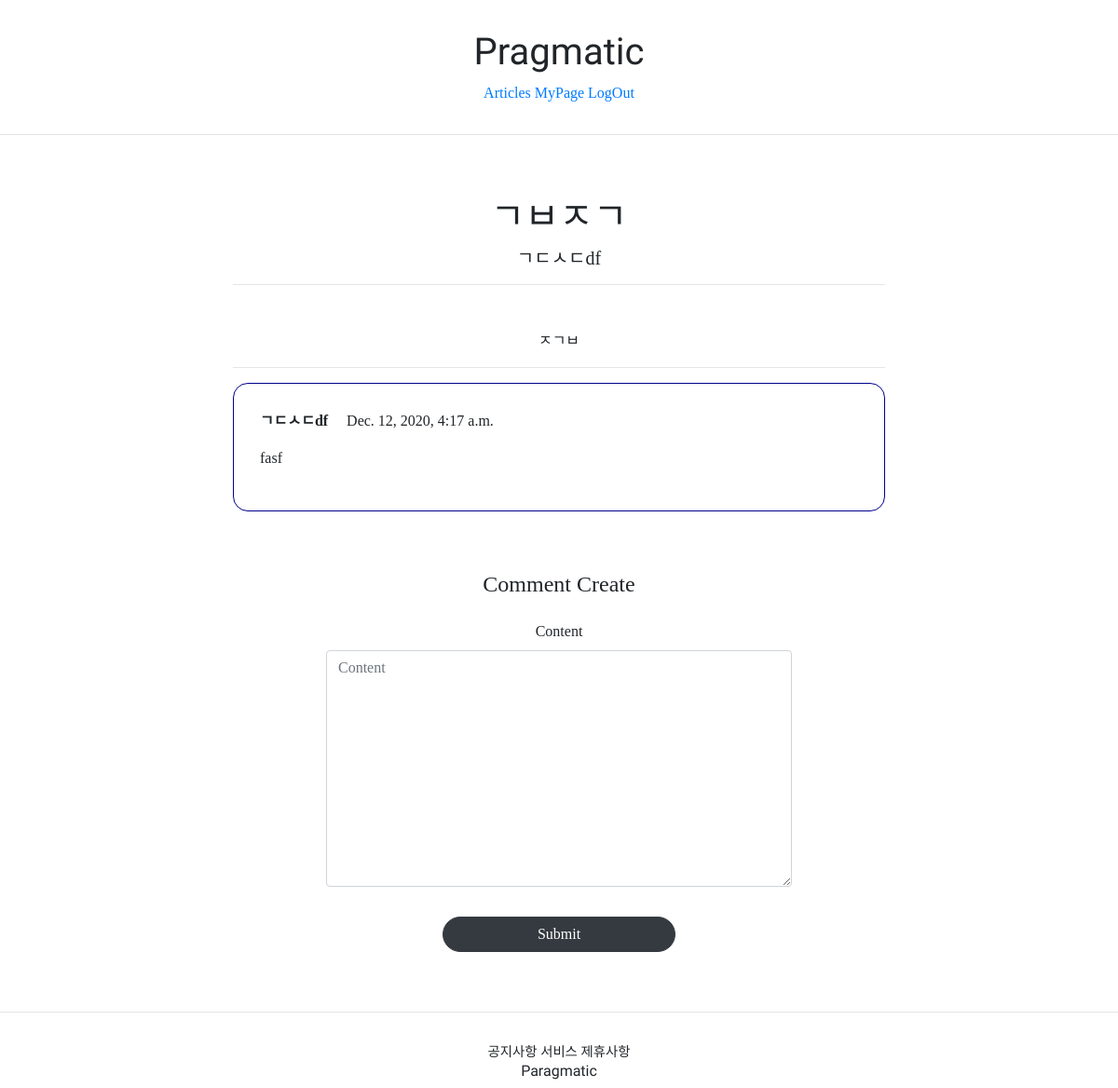
The app's page /articles/detail/7 (signed in) with its own data.
### articleapp/models.py (models this page shows)
class Article(models.Model):
    writer = models.ForeignKey(User, on_delete=models.SET_NULL, related_name="article", null=True)
    title = models.CharField(max_length=200, null=True)
    image = models.ImageField(upload_to="article/", null=False)
    content = models.TextField(null=True)
    created_at = models.DateField(auto_created=True, null=True)

### profileapp/models.py (models this page shows)
class Profile(models.Model):
    user = models.OneToOneField(User, on_delete=models.CASCADE, related_name="profile")
    image = models.ImageField(upload_to="profile/", null=True)
    nickname = models.CharField(max_length=20, unique=True, null=True)
    message = models.CharField(max_length=100, null=True)

### commentapp/models.py (models this page shows)
class Comment(models.Model):
    article = models.ForeignKey(Article,
                                on_delete=models.SET_NULL, null=True, related_name="comment")
    writer = models.ForeignKey(User,
                               on_delete=models.SET_NULL, null=True, related_name="comment")
    content = models.TextField(null=False)
    created_at = models.DateTimeField(auto_now=True)

### articleapp/views.py (the view)
# urls.py: path("detail/<int:pk>", ArticleDetailView.as_view(), name="detail"),
class ArticleDetailView(DetailView, FormMixin):
    model = Article
    form_class = CommentCreationForm
    template_name = "articleapp/detail.html"
    context_object_name = "target_article"

### commentapp/forms.py
class CommentCreationForm(ModelForm):
    class Meta:
        model = Comment
        fields = ["content"]

### articleapp/templates/articleapp/detail.html (shortened to what this page needs)
{% extends 'base.html' %}
{% load bootstrap4 %}
{% block content %}
    <div style="text-align: center; max-width:700px; margin: 4rem auto;">
        <h1>
            {{ target_article.title }}
        </h1>
        <h5>
            {{ target_article.writer.profile.nickname }}
        </h5>
        <hr>
        <p>
            {{ target_article.content }}
        </p>
        <hr>
        {% for comment in target_article.comment.all %}
            {% include 'commentapp/detail.html' with comment=comment %}
        {% endfor %}
        {% include 'commentapp/create.html' with article=target_article %}
    </div>
{% endblock %}

### commentapp/templates/commentapp/detail.html (shortened to what this page needs)
<div style="text-align: left; padding: 4%; margin: 1rem 0; border-radius: 1rem;
        border: 1px solid darkblue;">
    <div>
        <strong>
            {{ comment.writer.profile.nickname }}
        </strong>
        {{ comment.created_at }}
    </div>
    <div style="margin: 1rem 0; ">
        {{ comment.content }}
    </div>
</div>

### records on screen
Article: title "ㄱㅂㅈㄱ", writer.profile.nickname "ㄱㄷㅅㄷdf", content "ㅈㄱㅂ"
Comment: writer.profile.nickname "ㄱㄷㅅㄷdf", created_at "Dec. 12, 2020, 4:17 a.m.", content "fasf"
